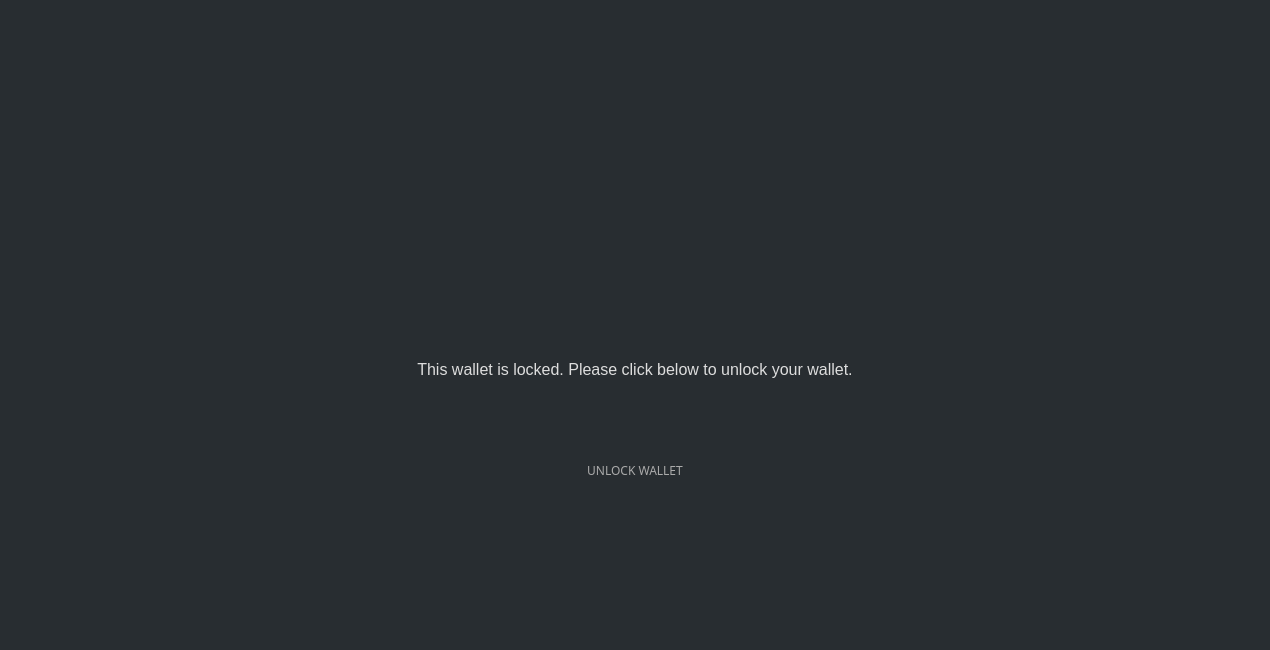
       <widget class="QGroupBox" name="lockBox">
        <property name="sizePolicy">
         <sizepolicy hsizetype="Expanding" vsizetype="Preferred">
          <horstretch>0</horstretch>
          <verstretch>0</verstretch>
         </sizepolicy>
        </property>
        <property name="minimumSize">
         <size>
          <width>1270</width>
          <height>650</height>
         </size>
        </property>
        <property name="maximumSize">
         <size>
          <width>16777215</width>
          <height>16777215</height>
         </size>
        </property>
        <property name="styleSheet">
         <string notr="true">border: 0px; color: #aaa; 
background-color: #282d31;</string>
        </property>
        <property name="title">
         <string/>
        </property>
        <layout class="QVBoxLayout" name="verticalLayout_6">
         <item>
          <widget class="QLabel" name="empty_1">
           <property name="sizePolicy">
            <sizepolicy hsizetype="Expanding" vsizetype="Preferred">
             <horstretch>0</horstretch>
             <verstretch>0</verstretch>
            </sizepolicy>
           </property>
           <property name="styleSheet">
            <string notr="true">color: #ddd; 
font-size: 16px;</string>
           </property>
           <property name="text">
            <string/>
           </property>
           <property name="alignment">
            <set>Qt::AlignCenter</set>
           </property>
          </widget>
         </item>
         <item alignment="Qt::AlignHCenter|Qt::AlignVCenter">
          <widget class="QLabel" name="label_36">
           <property name="sizePolicy">
            <sizepolicy hsizetype="Expanding" vsizetype="Maximum">
             <horstretch>0</horstretch>
             <verstretch>0</verstretch>
            </sizepolicy>
           </property>
           <property name="text">
            <string/>
           </property>
           <property name="pixmap">
            <pixmap resource="../../resources.qrc">:/images/lock</pixmap>
           </property>
          </widget>
         </item>
         <item>
          <widget class="QLabel" name="label_37">
           <property name="sizePolicy">
            <sizepolicy hsizetype="Expanding" vsizetype="Preferred">
             <horstretch>0</horstretch>
             <verstretch>0</verstretch>
            </sizepolicy>
           </property>
           <property name="styleSheet">
            <string notr="true">color: #ddd; 
font-size: 16px;</string>
           </property>
           <property name="text">
            <string>This wallet is locked. Please click below to unlock your wallet.</string>
           </property>
           <property name="alignment">
            <set>Qt::AlignCenter</set>
           </property>
          </widget>
         </item>
         <item alignment="Qt::AlignHCenter">
          <widget class="QPushButton" name="b1_unlockWalletButton">
           <property name="sizePolicy">
            <sizepolicy hsizetype="Expanding" vsizetype="Expanding">
             <horstretch>0</horstretch>
             <verstretch>0</verstretch>
            </sizepolicy>
           </property>
           <property name="minimumSize">
            <size>
             <width>180</width>
             <height>31</height>
            </size>
           </property>
           <property name="maximumSize">
            <size>
             <width>600</width>
             <height>50</height>
            </size>
           </property>
           <property name="font">
            <font>
             <family>Poppins</family>
            </font>
           </property>
           <property name="styleSheet">
            <string notr="true">/* This button style is handled automatically by OverviewFrame:setStyles() (in OverviewFrame.cpp) */</string>
           </property>
           <property name="text">
            <string>UNLOCK WALLET</string>
           </property>
          </widget>
         </item>
         <item>
          <widget class="QLabel" name="empty">
           <property name="sizePolicy">
            <sizepolicy hsizetype="Expanding" vsizetype="Preferred">
             <horstretch>0</horstretch>
             <verstretch>0</verstretch>
            </sizepolicy>
           </property>
           <property name="styleSheet">
            <string notr="true">color: #ddd; 
font-size: 16px;</string>
           </property>
           <property name="text">
            <string/>
           </property>
           <property name="alignment">
            <set>Qt::AlignCenter</set>
           </property>
          </widget>
         </item>
        </layout>
       </widget>
